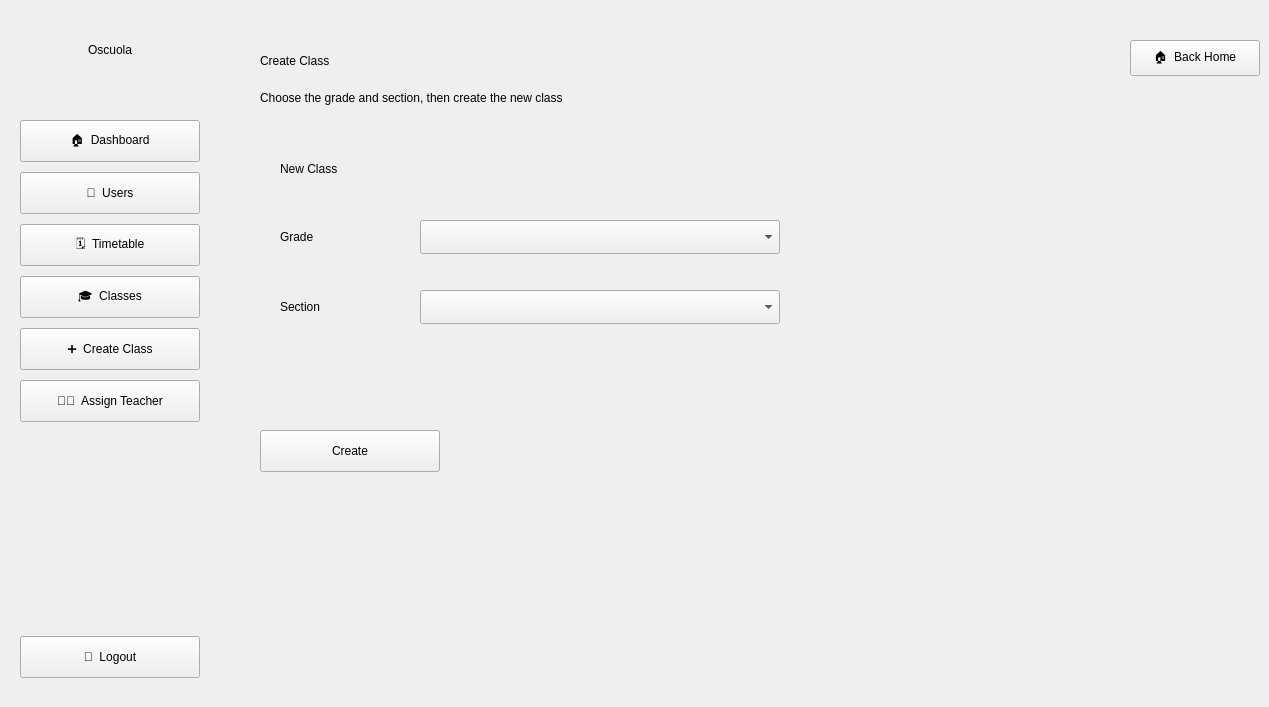
    <widget class="QWidget" name="create_class_admin">
     <widget class="QFrame" name="sidebar_admin_5">
      <property name="geometry">
       <rect>
        <x>0</x>
        <y>0</y>
        <width>220</width>
        <height>698</height>
       </rect>
      </property>
      <widget class="QLabel" name="sidebar_title_admin_5">
       <property name="geometry">
        <rect>
         <x>0</x>
         <y>30</y>
         <width>220</width>
         <height>40</height>
        </rect>
       </property>
       <property name="text">
        <string>Oscuola</string>
       </property>
       <property name="alignment">
        <set>Qt::AlignmentFlag::AlignCenter</set>
       </property>
      </widget>
      <widget class="QPushButton" name="dashboard_but_admin_5">
       <property name="geometry">
        <rect>
         <x>20</x>
         <y>120</y>
         <width>180</width>
         <height>42</height>
        </rect>
       </property>
       <property name="cursor">
        <cursorShape>PointingHandCursor</cursorShape>
       </property>
       <property name="text">
        <string>🏠  Dashboard</string>
       </property>
      </widget>
      <widget class="QPushButton" name="users_button_admin_5">
       <property name="geometry">
        <rect>
         <x>20</x>
         <y>172</y>
         <width>180</width>
         <height>42</height>
        </rect>
       </property>
       <property name="cursor">
        <cursorShape>PointingHandCursor</cursorShape>
       </property>
       <property name="text">
        <string>👥  Users</string>
       </property>
      </widget>
      <widget class="QPushButton" name="timetable_but_admin_5">
       <property name="geometry">
        <rect>
         <x>20</x>
         <y>224</y>
         <width>180</width>
         <height>42</height>
        </rect>
       </property>
       <property name="cursor">
        <cursorShape>PointingHandCursor</cursorShape>
       </property>
       <property name="text">
        <string>🗓️  Timetable</string>
       </property>
      </widget>
      <widget class="QPushButton" name="classes_but_admin_5">
       <property name="geometry">
        <rect>
         <x>20</x>
         <y>276</y>
         <width>180</width>
         <height>42</height>
        </rect>
       </property>
       <property name="cursor">
        <cursorShape>PointingHandCursor</cursorShape>
       </property>
       <property name="text">
        <string>🎓  Classes</string>
       </property>
      </widget>
      <widget class="QPushButton" name="create_class_but_admin_5">
       <property name="geometry">
        <rect>
         <x>20</x>
         <y>328</y>
         <width>180</width>
         <height>42</height>
        </rect>
       </property>
       <property name="cursor">
        <cursorShape>PointingHandCursor</cursorShape>
       </property>
       <property name="text">
        <string>➕  Create Class</string>
       </property>
      </widget>
      <widget class="QPushButton" name="assign_teacher_but_admin_5">
       <property name="geometry">
        <rect>
         <x>20</x>
         <y>380</y>
         <width>180</width>
         <height>42</height>
        </rect>
       </property>
       <property name="cursor">
        <cursorShape>PointingHandCursor</cursorShape>
       </property>
       <property name="text">
        <string>👨‍🏫  Assign Teacher</string>
       </property>
      </widget>
      <widget class="QPushButton" name="logout_but_admin_5">
       <property name="geometry">
        <rect>
         <x>20</x>
         <y>636</y>
         <width>180</width>
         <height>42</height>
        </rect>
       </property>
       <property name="cursor">
        <cursorShape>PointingHandCursor</cursorShape>
       </property>
       <property name="text">
        <string>🚪  Logout</string>
       </property>
      </widget>
     </widget>
     <widget class="QLabel" name="admin_create_class_title">
      <property name="geometry">
       <rect>
        <x>260</x>
        <y>36</y>
        <width>500</width>
        <height>50</height>
       </rect>
      </property>
      <property name="text">
       <string>Create Class</string>
      </property>
     </widget>
     <widget class="QLabel" name="admin_create_class_subtitle">
      <property name="geometry">
       <rect>
        <x>260</x>
        <y>86</y>
        <width>700</width>
        <height>24</height>
       </rect>
      </property>
      <property name="text">
       <string>Choose the grade and section, then create the new class</string>
      </property>
     </widget>
     <widget class="QPushButton" name="back_home_btn_admin_5">
      <property name="geometry">
       <rect>
        <x>1130</x>
        <y>40</y>
        <width>130</width>
        <height>36</height>
       </rect>
      </property>
      <property name="cursor">
       <cursorShape>PointingHandCursor</cursorShape>
      </property>
      <property name="text">
       <string>🏠  Back Home</string>
      </property>
     </widget>
     <widget class="QFrame" name="panel_create_class">
      <property name="geometry">
       <rect>
        <x>260</x>
        <y>140</y>
        <width>560</width>
        <height>260</height>
       </rect>
      </property>
      <widget class="QLabel" name="panel_title_create_class">
       <property name="geometry">
        <rect>
         <x>20</x>
         <y>16</y>
         <width>400</width>
         <height>26</height>
        </rect>
       </property>
       <property name="text">
        <string>New Class</string>
       </property>
      </widget>
      <widget class="QLabel" name="create_class_grade_label">
       <property name="geometry">
        <rect>
         <x>20</x>
         <y>85</y>
         <width>130</width>
         <height>24</height>
        </rect>
       </property>
       <property name="text">
        <string>Grade</string>
       </property>
      </widget>
      <widget class="QComboBox" name="admin_create_class_grade_combo">
       <property name="geometry">
        <rect>
         <x>160</x>
         <y>80</y>
         <width>360</width>
         <height>34</height>
        </rect>
       </property>
       <property name="cursor">
        <cursorShape>PointingHandCursor</cursorShape>
       </property>
      </widget>
      <widget class="QLabel" name="create_class_section_label">
       <property name="geometry">
        <rect>
         <x>20</x>
         <y>155</y>
         <width>130</width>
         <height>24</height>
        </rect>
       </property>
       <property name="text">
        <string>Section</string>
       </property>
      </widget>
      <widget class="QComboBox" name="admin_create_class_section_combo">
       <property name="geometry">
        <rect>
         <x>160</x>
         <y>150</y>
         <width>360</width>
         <height>34</height>
        </rect>
       </property>
       <property name="cursor">
        <cursorShape>PointingHandCursor</cursorShape>
       </property>
      </widget>
     </widget>
     <widget class="QPushButton" name="admin_create_class_btn">
      <property name="geometry">
       <rect>
        <x>260</x>
        <y>430</y>
        <width>180</width>
        <height>42</height>
       </rect>
      </property>
      <property name="cursor">
       <cursorShape>PointingHandCursor</cursorShape>
      </property>
      <property name="text">
       <string>Create</string>
      </property>
     </widget>
     <widget class="QLabel" name="admin_create_class_res">
      <property name="geometry">
       <rect>
        <x>260</x>
        <y>490</y>
        <width>940</width>
        <height>34</height>
       </rect>
      </property>
      <property name="text">
       <string/>
      </property>
     </widget>
    </widget>
